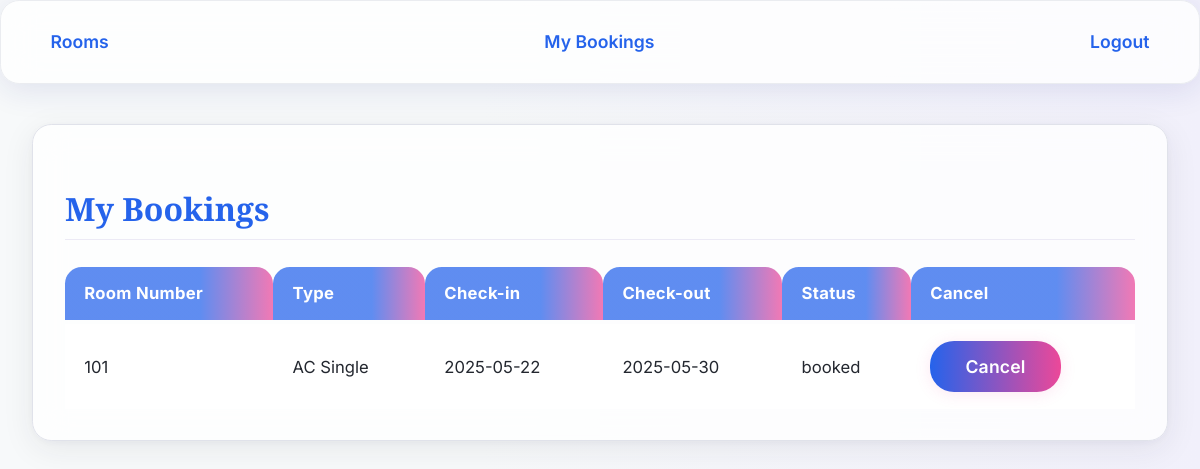
Screenshot of /my_bookings.php (signed in) with the database file from the repository.
### tables this page shows
CREATE TABLE `bookings` (
  `id` int(11) NOT NULL,
  `user_id` int(11) DEFAULT NULL,
  `room_id` int(11) DEFAULT NULL,
  `check_in` date DEFAULT NULL,
  `check_out` date DEFAULT NULL,
  `status` enum('booked','cancelled') DEFAULT 'booked'
);

CREATE TABLE `rooms` (
  `id` int(11) NOT NULL,
  `room_number` varchar(10) NOT NULL,
  `type` varchar(50) NOT NULL,
  `price` decimal(10,2) NOT NULL,
  `available` tinyint(1) DEFAULT 1
);

### my_bookings.php (the view, shortened to what this page needs)
<?php
include 'db.php';
$user_id = $_SESSION['user_id'];
$sql = "SELECT b.id, r.room_number, r.type, b.check_in, b.check_out, b.status
        FROM bookings b
        JOIN rooms r ON b.room_id = r.id
        WHERE b.user_id = ?";
$stmt = $conn->prepare($sql);
$stmt->bind_param('i', $user_id);
$stmt->execute();
$result = $stmt->get_result();
?>
<!DOCTYPE html>
<html>
<head>
    <link rel="stylesheet" href="style.css">
</head>
<body>
    <div class="navbar">
        <a href="rooms.php">Rooms</a>
        <a href="my_bookings.php">My Bookings</a>
        <a href="logout.php">Logout</a>
    </div>
    <div class="container">
    <div class="card">
    <h2>My Bookings</h2>
    <table>
        <tr>
            <th>Room Number</th>
            <th>Type</th>
            <th>Check-in</th>
            <th>Check-out</th>
            <th>Status</th>
            <th>Cancel</th>
        </tr>
        <?php while($row = $result->fetch_assoc()): ?>
        <tr>
            <td><?= $row['room_number'] ?></td>
            <td><?= $row['type'] ?></td>
            <td><?= $row['check_in'] ?></td>
            <td><?= $row['check_out'] ?></td>
            <td><?= $row['status'] ?></td>
            <td>
            <?php if($row['status'] == 'booked'): ?>
                <form action="cancel_booking.php" method="POST">
                    <button type="submit">Cancel</button>
                </form>
            <?php else: ?>
                N/A
            <?php endif; ?>
            </td>
        </tr>
        <?php endwhile; ?>
    </table>
    </div>
    </div>
</body>
</html>

### style.css (style rules this page uses)
:root { --primary: #2563eb; --secondary: #ec4899; --light: #f7f9fa; --dark: #191a23; --success: #22c55e; --danger: #ef4444; --info: #38bdf8; --warning: #fbbf24; --card-glass: rgba(255,255,255,0.77); --backdrop-glass: blur(18px); --text: #23272f; }
body { font-family: 'Inter', 'system-ui', sans-serif; background: linear-gradient(90deg, #f7f9fa 40%, #f1f0fb 100%); color: var(--text); min-height: 100vh; margin: 0; }
.container { max-width: 1140px; margin: 40px auto; padding: 0 2rem; }
.navbar { display: flex; align-items: center; justify-content: space-between; background: var(--card-glass); box-shadow: 0 6px 32px 0 rgba(31,38,135,0.11); border-radius: 1.2rem; padding: 1.3rem 2rem; margin-bottom: 2.5rem; backdrop-filter: var(--backdrop-glass); border: 1.5px solid #eaecf0; }
.navbar a { color: var(--primary); text-decoration: none; margin-right: 1.5rem; padding: 0.6rem 1.1rem; font-weight: 600; border-radius: 1.1rem; transition: background 0.22s, color 0.2s; font-size: 1.1rem; }
.navbar a:last-child { margin-right: 0; }
.card { background: var(--card-glass); backdrop-filter: var(--backdrop-glass); border-radius: 1.2rem; box-shadow: 0 8px 32px 0 rgba(36,37,49,0.08), 0 1.5px 10px 0 rgba(31,38,135,0.04); padding: 2.2rem 2rem 1.7rem 2rem; margin-bottom: 1.7rem; border: 1.5px solid #e0e2ea; transition: transform .16s cubic-bezier(.44,1.2,.6,1), box-shadow .18s; }
.card h2 { color: var(--primary); font-family: 'Playfair Display', serif; font-size: 2rem; margin-bottom: 1.2rem; padding-bottom: .6rem; border-bottom: 1px solid #eceaf5; background: linear-gradient(90deg, #2563eb 30%, #ec4899 80%); -webkit-background-clip: text; -webkit-text-fill-color: transparent; background-clip: text; text-fill-color: transparent; }
table { width: 100%; border-collapse: separate; margin-top: 1.4rem; border-spacing: 0 0.3rem; font-size: 1.04rem; background: transparent; }
th, td { padding: 1.05rem 1.2rem; text-align: left; background: rgba(255,255,255,0.80); border: none; }
th { background: linear-gradient(90deg, #2563ebbb 65%, #ec4899bb 100%); color: #fff; font-weight: 700; border-radius: 1.05rem 1.05rem 0 0; letter-spacing: 0.018em; }
tr { transition: background 0.12s; border-radius: 0.7rem; }
tr:last-child td { border-bottom: none; }
button, .btn { background: linear-gradient(90deg, #2563eb 0%, #ec4899 100%); color: #fff; padding: 0.95rem 2.2rem; border: none; border-radius: 1.5rem; font-size: 1.1rem; font-weight: 600; font-family: 'Inter', sans-serif; cursor: pointer; box-shadow: 0 2px 16px 0 rgba(236, 72, 153, 0.13); letter-spacing: 0.01em; transition: background .16s, box-shadow .15s, transform .12s; }

### rows the page displays
bookings: room.room_number "101", room.type "AC Single", check_in "2025-05-22", check_out "2025-05-30", status "booked"
